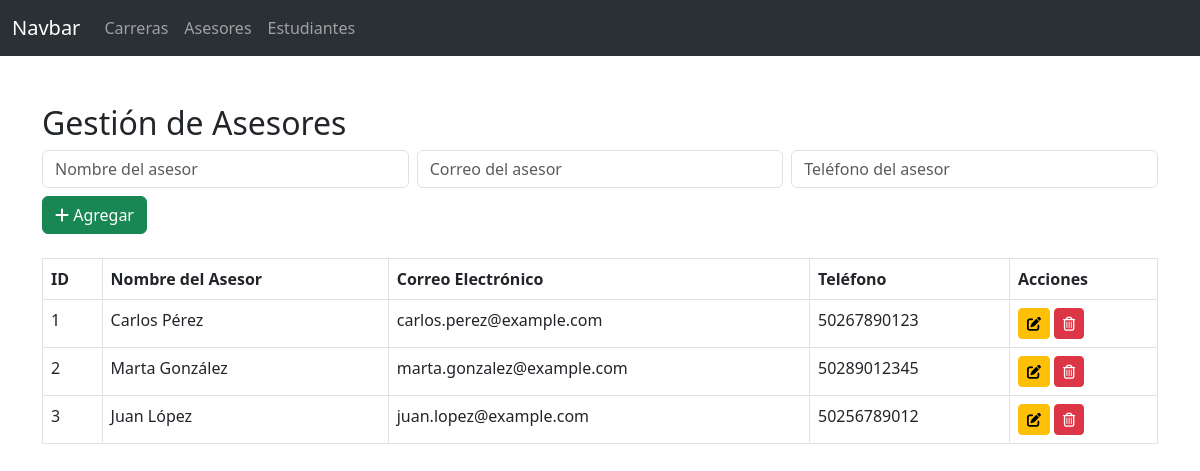
The app's page /consultants.php with its own data.
### tables this page shows
CREATE TABLE Asesor (
    id_asesor INT AUTO_INCREMENT PRIMARY KEY,
    nombre_asesor VARCHAR(100) NOT NULL,
    email VARCHAR(150) NOT NULL,
    telefono VARCHAR(15),
    estado BOOLEAN NOT NULL DEFAULT TRUE
);

### consultants.php (the view, shortened to what this page needs)
<?php
include "model/Conexion.php";
$sql = "SELECT * FROM Asesor";
$result = $conexion->query($sql);
?>
<!DOCTYPE html>
<html lang="es">
<head>
    <link href="https://cdn.jsdelivr.net/npm/bootstrap@5.3.0/dist/css/bootstrap.min.css" rel="stylesheet">
    <link href="https://cdnjs.cloudflare.com/ajax/libs/font-awesome/6.0.0-beta3/css/all.min.css" rel="stylesheet">
</head>
<body>
    <?php include "./components/navbar.php" ?>
    <div class="container mt-5">
        <h2>Gestión de Asesores</h2>
        <form method="POST" class="mb-4">
            <div class="row g-2">
                <div class="col-md-4">
                    <input type="text" name="nombre_asesor" class="form-control" placeholder="Nombre del asesor" required>
                </div>
                <div class="col-md-4">
                    <input type="email" name="email" class="form-control" placeholder="Correo del asesor" required>
                </div>
                <div class="col-md-4">
                    <input type="text" name="telefono" class="form-control" placeholder="Teléfono del asesor" required>
                </div>
            </div>
            <button type="submit" name="guardar_asesor" class="btn btn-success mt-2">
                <i class="fa-solid fa-plus"></i> Agregar
            </button>
        </form>
        <table class="table table-bordered">
            <thead>
                <tr>
                    <th>ID</th>
                    <th>Nombre del Asesor</th>
                    <th>Correo Electrónico</th>
                    <th>Teléfono</th>
                    <th>Acciones</th>
                </tr>
            </thead>
            <tbody>
                <?php while ($row = $result->fetch_assoc()) { ?>
                    <tr>
                        <td><?= $row['id_asesor'] ?></td>
                        <td><?= $row['nombre_asesor'] ?></td>
                        <td><?= $row['email'] ?></td>
                        <td><?= $row['telefono'] ?></td>
                        <td>
                            <button class="btn btn-warning btn-sm editar-asesor" data-bs-toggle="modal"
                                data-bs-target="#editarModal"
                                data-id="<?= $row['id_asesor'] ?>"
                                data-nombre="<?= $row['nombre_asesor'] ?>"
                                data-email="<?= $row['email'] ?>"
                                data-telefono="<?= $row['telefono'] ?>">
                                <i class="fa-solid fa-pen-to-square"></i>
                            </button>
                            <a href="asesores.php?eliminar=<?= $row['id_asesor'] ?>" class="btn btn-danger btn-sm">
                                <i class="fa-regular fa-trash-can"></i>
                            </a>
                        </td>
                    </tr>
                <?php } ?>
            </tbody>
        </table>
    </div>
</body>
</html>

### records on screen
asesor: id_asesor "1", nombre_asesor "Carlos Pérez", email "carlos.perez@example.com", telefono "50267890123"
asesor: id_asesor "2", nombre_asesor "Marta González", email "marta.gonzalez@example.com", telefono "50289012345"
asesor: id_asesor "3", nombre_asesor "Juan López", email "juan.lopez@example.com", telefono "50256789012"
